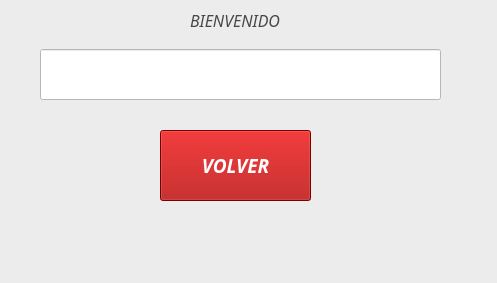
<?xml version="1.0" encoding="UTF-8"?>
<ui version="4.0">
 <class>MainWindow</class>
 <widget class="QMainWindow" name="MainWindow">
  <property name="geometry">
   <rect>
    <x>0</x>
    <y>0</y>
    <width>497</width>
    <height>283</height>
   </rect>
  </property>
  <property name="windowTitle">
   <string>MainWindow</string>
  </property>
  <property name="styleSheet">
   <string notr="true">background-color: rgb(236, 236, 236);</string>
  </property>
  <widget class="QWidget" name="centralwidget">
   <widget class="QLineEdit" name="linea">
    <property name="geometry">
     <rect>
      <x>40</x>
      <y>49</y>
      <width>401</width>
      <height>51</height>
     </rect>
    </property>
    <property name="styleSheet">
     <string notr="true">background-color: rgb(255, 255, 255);</string>
    </property>
   </widget>
   <widget class="QLabel" name="label_2">
    <property name="geometry">
     <rect>
      <x>190</x>
      <y>0</y>
      <width>131</width>
      <height>41</height>
     </rect>
    </property>
    <property name="font">
     <font>
      <family>Monotype Corsiva</family>
      <pointsize>12</pointsize>
      <weight>50</weight>
      <italic>true</italic>
      <bold>false</bold>
     </font>
    </property>
    <property name="styleSheet">
     <string notr="true">background-color: rgb(236, 236, 236);
color: rgb(71, 71, 71);</string>
    </property>
    <property name="text">
     <string>BIENVENIDO</string>
    </property>
   </widget>
   <widget class="QPushButton" name="volver">
    <property name="geometry">
     <rect>
      <x>160</x>
      <y>130</y>
      <width>151</width>
      <height>71</height>
     </rect>
    </property>
    <property name="font">
     <font>
      <family>Lucida Fax</family>
      <pointsize>14</pointsize>
      <weight>75</weight>
      <italic>true</italic>
      <bold>true</bold>
     </font>
    </property>
    <property name="styleSheet">
     <string notr="true">color: rgb(255, 255, 255);
background-color: rgb(170, 0, 0);</string>
    </property>
    <property name="text">
     <string>VOLVER</string>
    </property>
   </widget>
  </widget>
  <widget class="QMenuBar" name="menubar">
   <property name="geometry">
    <rect>
     <x>0</x>
     <y>0</y>
     <width>497</width>
     <height>21</height>
    </rect>
   </property>
  </widget>
  <widget class="QStatusBar" name="statusbar"/>
 </widget>
 <resources/>
 <connections/>
</ui>
